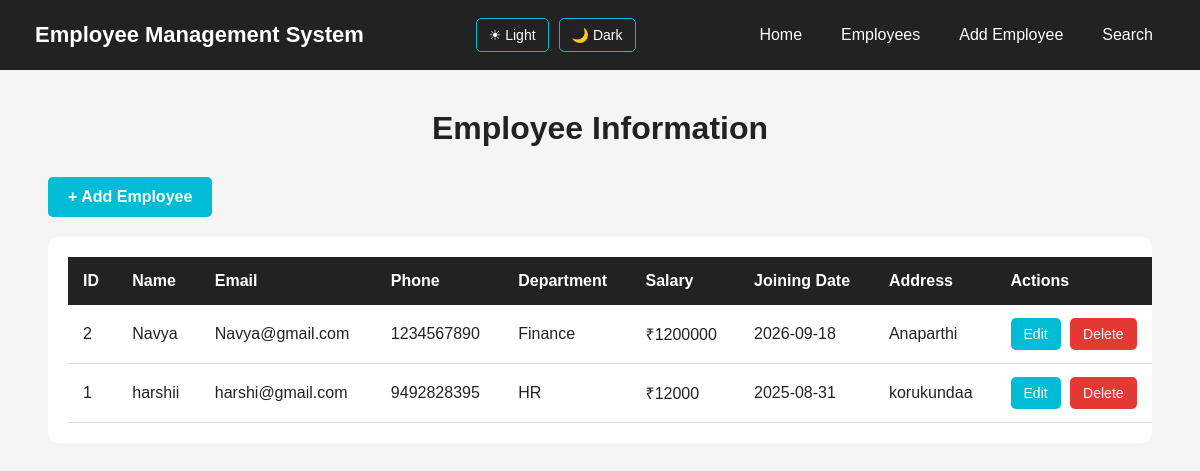
Page /employees (signed in) on the committed database.
### tables this page shows
CREATE TABLE employees (

            id INTEGER PRIMARY KEY AUTOINCREMENT,

            name TEXT NOT NULL,

            email TEXT NOT NULL,

            phone TEXT NOT NULL,

            department TEXT NOT NULL,

            salary INTEGER NOT NULL,

            joining_date TEXT NOT NULL,

            address TEXT

        );

### server.py (the view)
@app.route("/employees")
def employees():
    if not login_required():
        return redirect("/login")
    connection = get_database_connection()
    cursor = connection.cursor()
    cursor.execute("""
        SELECT *
        FROM employees
        ORDER BY id DESC
    """)
    employees = cursor.fetchall()
    connection.close()
    theme = request.cookies.get(
        "theme",
        "light"
    )
    return render_template(
        "employees.html",
        employees=employees,
        theme=theme
    )

### server.py (called while the page is built)
def get_database_connection():
    connection = sqlite3.connect("users.db")
    connection.row_factory = sqlite3.Row
    return connection

def login_required():
    return "user_id" in session

### templates/employees.html (shortened to what this page needs)
<!DOCTYPE html>
<html lang="en">
<head>
</head>
<body class="{{ theme }}">
    <nav class="navbar">
        <div class="logo">
            Employee Management System
        </div>
        <div class="theme-buttons">
            <a href="/set-theme/light">
                ☀ Light
            </a>
            <a href="/set-theme/dark">
                🌙 Dark
            </a>
        </div>
        <ul class="nav-links">
            <li>
                <a href="/">
                    Home
                </a>
            </li>
            <li>
                <a href="/employees">
                    Employees
                </a>
            </li>
            <li>
                <a href="/add-employee">
                    Add Employee
                </a>
            </li>
            <li>
                <a href="/search">
                    Search
                </a>
            </li>
        </ul>
    </nav>
    <div class="container">
        <h1>
            Employee Information
        </h1>
        <div class="add-section">
            <a href="/add-employee"
               class="add-btn">
                + Add Employee
            </a>
        </div>
        <div class="table-container">
            <table>
                <thead>
                    <tr>
                        <th>ID</th>
                        <th>Name</th>
                        <th>Email</th>
                        <th>Phone</th>
                        <th>Department</th>
                        <th>Salary</th>
                        <th>Joining Date</th>
                        <th>Address</th>
                        <th>Actions</th>
                    </tr>
                </thead>
                <tbody>
                    {% if employees %}
                        {% for employee in employees %}
                        <tr>
                            <td>
                                {{ employee["id"] }}
                            </td>
                            <td>
                                {{ employee["name"] }}
                            </td>
                            <td>
                                {{ employee["email"] }}
                            </td>
                            <td>
                                {{ employee["phone"] }}
                            </td>
                            <td>
                                {{ employee["department"] }}
                            </td>
                            <td>
                                ₹{{ employee["salary"] }}
                            </td>
                            <td>
                                {{ employee["joining_date"] }}
                            </td>
                            <td>
                                {{ employee["address"] }}
                            </td>
                            <td class="actions">
                                <a href="/edit-employee/{{ employee['id'] }}"
                                   class="edit-btn">
                                    Edit
                                </a>
                                <a href="/delete-employee/{{ employee['id'] }}"
                                   class="delete-btn"
                                   onclick="return confirm('Are you sure you want to delete this employee?');">
                                    Delete
                                </a>
                            </td>
                        </tr>
                        {% endfor %}
                    {% endif %}
                </tbody>
            </table>
        </div>
    </div>
</body>
</html>

### templates/employees.html (style rules this page uses)
* { margin: 0; padding: 0; box-sizing: border-box; }
body { font-family: Arial, sans-serif; min-height: 100vh; transition: background-color 0.3s, color 0.3s; }
body.light { background-color: #f5f5f5; color: #222; }
body.light .table-container { background-color: white; color: #222; }
body.light td { color: #222; border-bottom: 1px solid #ddd; }
.navbar { background-color: #222; min-height: 70px; padding: 0 35px; display: flex; align-items: center; justify-content: space-between; gap: 20px; }
.logo { color: white; font-size: 22px; font-weight: bold; white-space: nowrap; }
.theme-buttons { display: flex; align-items: center; gap: 10px; }
.theme-buttons a { color: white; text-decoration: none; border: 1px solid #00bcd4; padding: 8px 12px; border-radius: 5px; font-size: 14px; transition: 0.3s; }
.nav-links { display: flex; align-items: center; gap: 15px; list-style: none; }
.nav-links a { color: white; text-decoration: none; font-size: 16px; padding: 10px 12px; border-radius: 5px; transition: 0.3s; }
.container { width: 92%; max-width: 1400px; margin: 40px auto; }
h1 { text-align: center; margin-bottom: 30px; font-size: 32px; }
.add-section { margin-bottom: 20px; }
.add-btn { display: inline-block; background-color: #00bcd4; color: white; text-decoration: none; padding: 11px 20px; border-radius: 5px; font-size: 16px; font-weight: bold; transition: 0.3s; }
.table-container { padding: 20px; border-radius: 10px; overflow-x: auto; transition: background-color 0.3s, color 0.3s; }
table { width: 100%; border-collapse: collapse; min-width: 1100px; }
thead { background-color: #222; }
th { color: white; padding: 15px; text-align: left; white-space: nowrap; }
td { padding: 13px 15px; white-space: nowrap; transition: background-color 0.3s, color 0.3s; }
.actions { white-space: nowrap; }
.edit-btn, .delete-btn { display: inline-block; color: white; text-decoration: none; padding: 8px 13px; border-radius: 5px; font-size: 14px; margin-right: 5px; transition: 0.3s; }
.edit-btn { background-color: #00bcd4; }
.delete-btn { background-color: #e53935; }

### rows in the picture
employees: id "2", name "Navya", email "Navya@gmail.com", phone "1234567890", department "Finance", salary "1200000", joining_date "2026-09-18", address "Anaparthi"
employees: id "1", name "harshii", email "harshi@gmail.com", phone "9492828395", department "HR", salary "12000", joining_date "2025-08-31", address "korukundaa"
